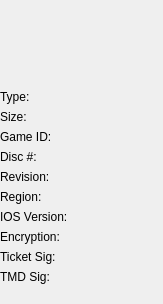
<?xml version="1.0" encoding="UTF-8"?>
<ui version="4.0">
 <class>BankEntryView</class>
 <widget class="QWidget" name="BankEntryView">
  <property name="geometry">
   <rect>
    <x>0</x>
    <y>0</y>
    <width>163</width>
    <height>304</height>
   </rect>
  </property>
  <layout class="QFormLayout" name="formLayout">
   <property name="fieldGrowthPolicy">
    <enum>QFormLayout::ExpandingFieldsGrow</enum>
   </property>
   <property name="leftMargin">
    <number>0</number>
   </property>
   <property name="topMargin">
    <number>0</number>
   </property>
   <property name="rightMargin">
    <number>0</number>
   </property>
   <property name="bottomMargin">
    <number>0</number>
   </property>
   <item row="0" column="0" colspan="2">
    <widget class="QLabel" name="lblGameTitle">
     <property name="sizePolicy">
      <sizepolicy hsizetype="MinimumExpanding" vsizetype="MinimumExpanding">
       <horstretch>0</horstretch>
       <verstretch>0</verstretch>
      </sizepolicy>
     </property>
     <property name="textFormat">
      <enum>Qt::RichText</enum>
     </property>
     <property name="alignment">
      <set>Qt::AlignCenter</set>
     </property>
     <property name="wordWrap">
      <bool>true</bool>
     </property>
     <property name="textInteractionFlags">
      <set>Qt::LinksAccessibleByMouse|Qt::TextSelectableByKeyboard|Qt::TextSelectableByMouse</set>
     </property>
    </widget>
   </item>
   <item row="1" column="0">
    <widget class="QLabel" name="lblTypeTitle">
     <property name="text">
      <string>Type:</string>
     </property>
     <property name="textFormat">
      <enum>Qt::PlainText</enum>
     </property>
    </widget>
   </item>
   <item row="1" column="1">
    <widget class="QLabel" name="lblType">
     <property name="textFormat">
      <enum>Qt::PlainText</enum>
     </property>
    </widget>
   </item>
   <item row="2" column="0">
    <widget class="QLabel" name="lblSizeTitle">
     <property name="text">
      <string>Size:</string>
     </property>
     <property name="textFormat">
      <enum>Qt::PlainText</enum>
     </property>
    </widget>
   </item>
   <item row="2" column="1">
    <widget class="QLabel" name="lblSize">
     <property name="textFormat">
      <enum>Qt::PlainText</enum>
     </property>
    </widget>
   </item>
   <item row="3" column="0">
    <widget class="QLabel" name="lblGameIDTitle">
     <property name="text">
      <string>Game ID:</string>
     </property>
     <property name="textFormat">
      <enum>Qt::PlainText</enum>
     </property>
    </widget>
   </item>
   <item row="3" column="1">
    <widget class="QLabel" name="lblGameID">
     <property name="textFormat">
      <enum>Qt::PlainText</enum>
     </property>
    </widget>
   </item>
   <item row="4" column="0">
    <widget class="QLabel" name="lblDiscNumTitle">
     <property name="text">
      <string>Disc #:</string>
     </property>
     <property name="textFormat">
      <enum>Qt::PlainText</enum>
     </property>
    </widget>
   </item>
   <item row="4" column="1">
    <widget class="QLabel" name="lblDiscNum">
     <property name="textFormat">
      <enum>Qt::PlainText</enum>
     </property>
    </widget>
   </item>
   <item row="5" column="0">
    <widget class="QLabel" name="lblRevisionTitle">
     <property name="text">
      <string>Revision:</string>
     </property>
     <property name="textFormat">
      <enum>Qt::PlainText</enum>
     </property>
    </widget>
   </item>
   <item row="5" column="1">
    <widget class="QLabel" name="lblRevision">
     <property name="textFormat">
      <enum>Qt::PlainText</enum>
     </property>
    </widget>
   </item>
   <item row="6" column="0">
    <widget class="QLabel" name="lblRegionTitle">
     <property name="text">
      <string>Region:</string>
     </property>
     <property name="textFormat">
      <enum>Qt::PlainText</enum>
     </property>
    </widget>
   </item>
   <item row="6" column="1">
    <widget class="QLabel" name="lblRegion">
     <property name="textFormat">
      <enum>Qt::PlainText</enum>
     </property>
    </widget>
   </item>
   <item row="7" column="0">
    <widget class="QLabel" name="lblIOSVersionTitle">
     <property name="text">
      <string>IOS Version:</string>
     </property>
     <property name="textFormat">
      <enum>Qt::PlainText</enum>
     </property>
    </widget>
   </item>
   <item row="7" column="1">
    <widget class="QLabel" name="lblIOSVersion">
     <property name="textFormat">
      <enum>Qt::PlainText</enum>
     </property>
    </widget>
   </item>
   <item row="8" column="0">
    <widget class="QLabel" name="lblEncryptionTitle">
     <property name="text">
      <string>Encryption:</string>
     </property>
     <property name="textFormat">
      <enum>Qt::PlainText</enum>
     </property>
    </widget>
   </item>
   <item row="8" column="1">
    <widget class="QLabel" name="lblEncryption">
     <property name="textFormat">
      <enum>Qt::PlainText</enum>
     </property>
    </widget>
   </item>
   <item row="9" column="0">
    <widget class="QLabel" name="lblTicketSigTitle">
     <property name="text">
      <string>Ticket Sig:</string>
     </property>
     <property name="textFormat">
      <enum>Qt::PlainText</enum>
     </property>
    </widget>
   </item>
   <item row="9" column="1">
    <widget class="QLabel" name="lblTicketSig">
     <property name="textFormat">
      <enum>Qt::PlainText</enum>
     </property>
    </widget>
   </item>
   <item row="10" column="0">
    <widget class="QLabel" name="lblTMDSigTitle">
     <property name="text">
      <string>TMD Sig:</string>
     </property>
     <property name="textFormat">
      <enum>Qt::PlainText</enum>
     </property>
    </widget>
   </item>
   <item row="10" column="1">
    <widget class="QLabel" name="lblTMDSig">
     <property name="textFormat">
      <enum>Qt::PlainText</enum>
     </property>
    </widget>
   </item>
   <item row="11" column="0" colspan="2">
    <widget class="QLabel" name="lblAppLoader">
     <property name="textFormat">
      <enum>Qt::RichText</enum>
     </property>
     <property name="wordWrap">
      <bool>true</bool>
     </property>
     <property name="textInteractionFlags">
      <set>Qt::LinksAccessibleByKeyboard|Qt::LinksAccessibleByMouse|Qt::TextBrowserInteraction|Qt::TextSelectableByKeyboard|Qt::TextSelectableByMouse</set>
     </property>
    </widget>
   </item>
  </layout>
 </widget>
 <resources/>
 <connections/>
</ui>
